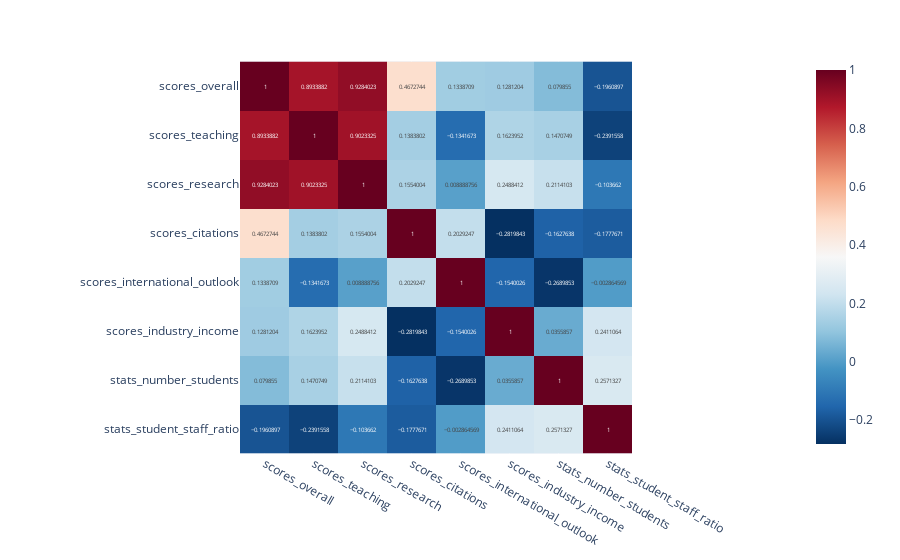

This figure's notebook cell:
### Code cell
##plotar correlação entre os seis fatores considerados usando plotly
fig = px.imshow(dados_2024.loc[:199,fatores_analisados].corr(),text_auto=True,color_continuous_scale='RdBu_r')
fig.show()

### Figure 1 — Plotly figure (JSON) as saved in the notebook; plotly's stock layout.template omitted (floating-point values rounded to 4 significant figures)
{"data": [{"coloraxis": "coloraxis", "hovertemplate": "x: %{x}<br>y: %{y}<br>color: %{z}<extra></extra>", "name": "0", "texttemplate": "%{z}", "type": "heatmap", "x": ["scores_overall", "scores_teaching", "scores_research", "scores_citations", "scores_international_outlook", "scores_industry_income", "stats_number_students", "stats_student_staff_ratio"], "xaxis": "x", "y": ["scores_overall", "scores_teaching", "scores_research", "scores_citations", "scores_international_outlook", "scores_industry_income", "stats_number_students", "stats_student_staff_ratio"], "yaxis": "y", "z": [[1, 0.8934, 0.9284, 0.4673, 0.1339, 0.1281, 0.07985, -0.1961], [0.8934, 1, 0.9023, 0.1384, -0.1342, 0.1624, 0.1471, -0.2392], [0.9284, 0.9023, 1, 0.1554, 0.008889, 0.2488, 0.2114, -0.1037], [0.4673, 0.1384, 0.1554, 1, 0.2029, -0.282, -0.1628, -0.1778], [0.1339, -0.1342, 0.008889, 0.2029, 1, -0.154, -0.269, -0.002865], [0.1281, 0.1624, 0.2488, -0.282, -0.154, 1, 0.03559, 0.2411], [0.07985, 0.1471, 0.2114, -0.1628, -0.269, 0.03559, 1, 0.2571], [-0.1961, -0.2392, -0.1037, -0.1778, -0.002865, 0.2411, 0.2571, 1]]}], "layout": {"coloraxis": {"colorscale": [[0, "rgb(5,48,97)"], [0.1, "rgb(33,102,172)"], [0.2, "rgb(67,147,195)"], [0.3, "rgb(146,197,222)"], [0.4, "rgb(209,229,240)"], [0.5, "rgb(247,247,247)"], [0.6, "rgb(253,219,199)"], [0.7, "rgb(244,165,130)"], [0.8, "rgb(214,96,77)"], [0.9, "rgb(178,24,43)"], [1, "rgb(103,0,31)"]]}, "margin": {"t": 60}, "xaxis": {"anchor": "y", "constrain": "domain", "domain": [0, 1], "scaleanchor": "y"}, "yaxis": {"anchor": "x", "autorange": "reversed", "constrain": "domain", "domain": [0, 1]}}}
